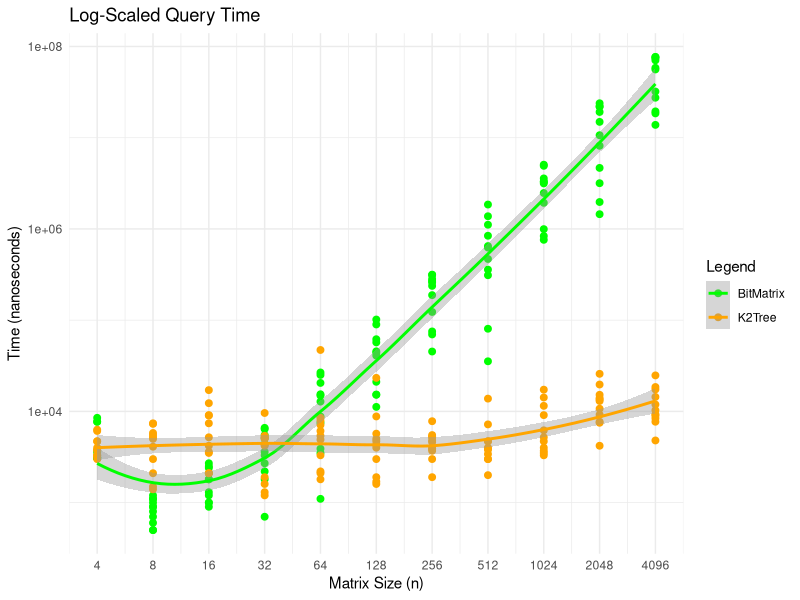
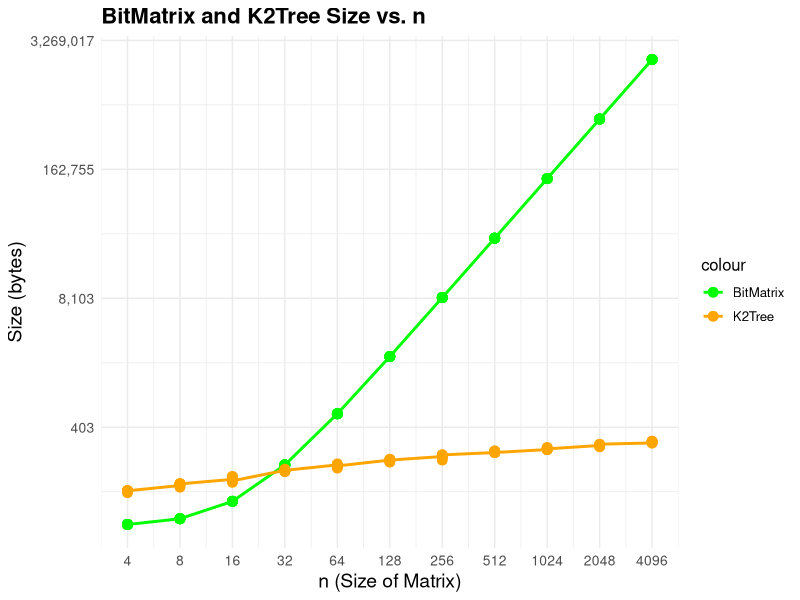
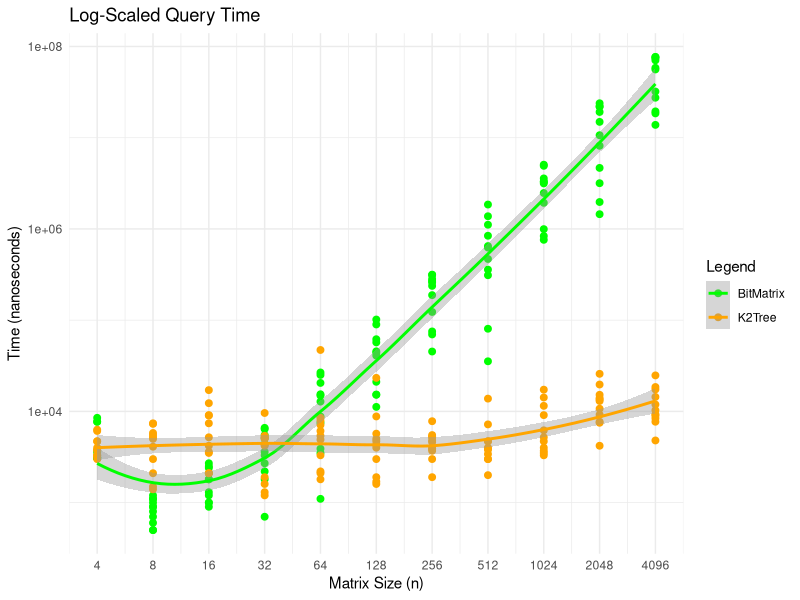
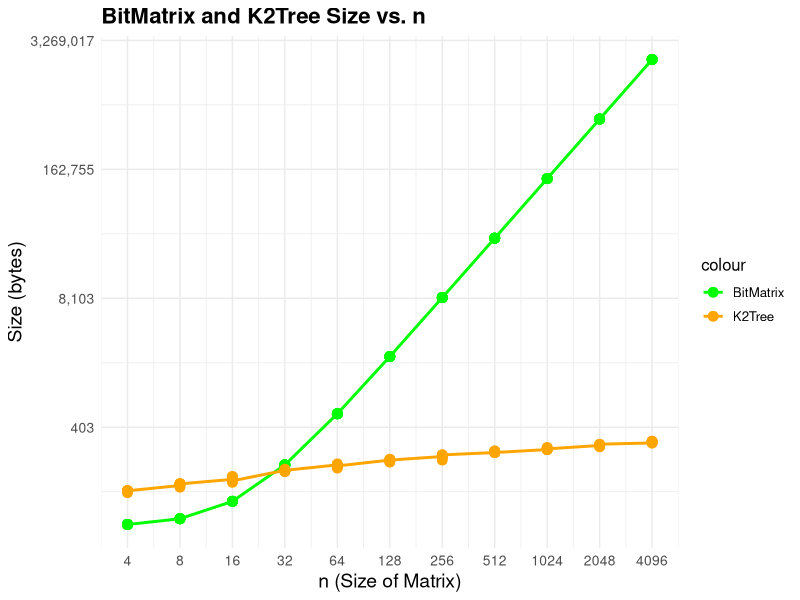

R code for these plots, in order:
library(ggplot2)
library(scales)

data <- read.csv("data/time.csv")

n_breakpoints <- c(4, 8, 16, 32, 64, 128, 256, 512, 1024, 2048, 4096)

time_plot <- ggplot(data) +
  geom_point(aes(x = n, y = bitmatrix, color = "BitMatrix"), size = 2) +
  geom_point(aes(x = n, y = k2tree, color = "K2Tree"), size = 2) +
  geom_smooth(aes(x = n, y = bitmatrix, color = "BitMatrix"), method = "loess") +
  geom_smooth(aes(x = n, y = k2tree, color = "K2Tree"), method = "loess") +
  scale_x_log10() +
  scale_y_log10() +
  labs(title = "Log-Scaled Query Time",
       x = "Matrix Size (n)",
       y = "Time (nanoseconds)",
       color = "Legend") +
  theme_minimal() +
  scale_color_manual(values = c("BitMatrix" = "green", "K2Tree" = "orange")) +
  scale_x_log10(breaks = n_breakpoints)

ggsave("img/TIME.png", plot = time_plot, width = 10, height = 6, dpi = 300)

print(time_plot)

data <- read.csv("data/space.csv")

data$bitmatrix <- as.numeric(gsub("a", "", as.character(data$bitmatrix)))
data$k2tree <- as.numeric(gsub("a", "", as.character(data$k2tree)))
data <- na.omit(data)

space_plot <- ggplot(data) +
  geom_line(aes(x = n, y = bitmatrix, color = "BitMatrix"), size = 1) +
  geom_point(aes(x = n, y = bitmatrix, color = "BitMatrix"), size = 3) +
  geom_line(aes(x = n, y = k2tree, color = "K2Tree"), size = 1) +
  geom_point(aes(x = n, y = k2tree, color = "K2Tree"), size = 3) +
  scale_x_continuous(trans = 'log2', breaks = c(4, 8, 16, 32, 64, 128, 256, 512, 1024, 2048, 4096)) +  # Set custom breaks
  scale_y_continuous(trans = 'log', labels = label_comma(accuracy = 1)) + # Format Y-axis labels without decimals
  labs(title = "BitMatrix and K2Tree Size vs. n",
       x = "n (Size of Matrix)",
       y = "Size (bytes)") +
  scale_color_manual(values = c("BitMatrix" = "green", "K2Tree" = "orange")) +
  theme_minimal() +
  theme(text = element_text(size = 12),
        axis.title = element_text(size = 14),
        axis.text = element_text(size = 10),
        plot.title = element_text(size = 16, face = "bold"))

print(space_plot)

ggsave("img/SPACE.png", plot = space_plot, width = 10, height = 6, dpi = 300)

